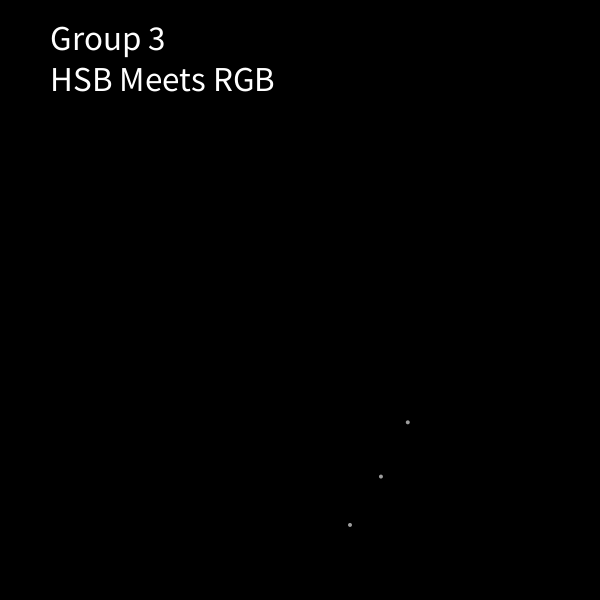
Frame 1 (no input)
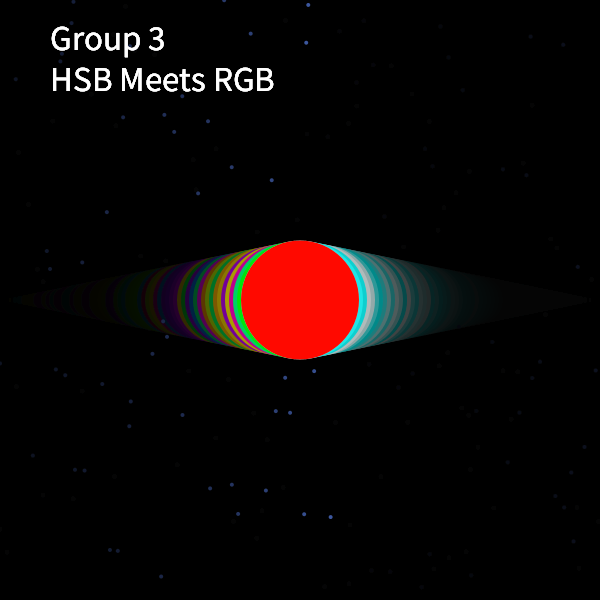
Frame 60 (the mouse pressed at the canvas centre just before this capture)
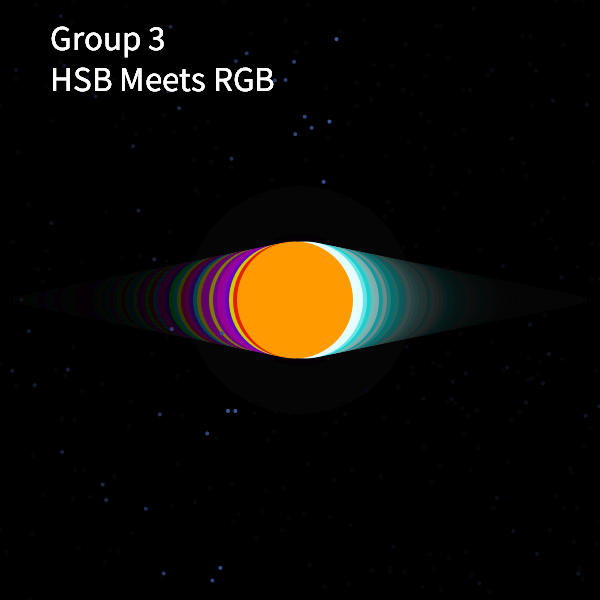
Frame 120 (the mouse held since frame 60 and released just before this capture)

The Processing sketch that drew these frames (run headless with seeded random() and noise(); from frame 60 on, the mouse is pressed at the canvas centre):

// Processing sketch: processing_73346
// ── processing_73346.pde

//Declaring all global variables
float xPos=0;
float yPos=0;
float yPosInvert=0;
float xPosInvert=0;
float xline=0;
int circlesize=0;
int circlex=0;
int circlesize2=0;
int circlex2=0;
float i=50;
float r=50;

//-----------------------------------------------------
void setup() {//Start of void setup
frameRate(20);  // slows frame rate to 20
background(0);
smooth();
size(600, 600);
yPos=height/2;
xPos=height/2;
yPosInvert=height/2-50;
xPosInvert=height/2+50;
circlex=height;
float i=50;
}//End of void setup
//-----------------------------------------------------
void draw() {//Start of void draw
fill(0, 0, 0, 25);
rect(0, 0, width, height);
drawupperdots();
drawupperdots();
drawupperdots();
drawlowerdots();
drawlowerdots();
drawlowerdots();

circle();
circletop();
}//End of void draw
//----------------------------------------------------
void ring() {//Start of void ring
colorMode(RGB);
noStroke();
fill(random(255),random(255),random(255));
ellipse(height/2, width/2, i, i);
i += 40*cos(radians(r)) ;
i += 40*sin(radians(r));
r +=20;
}//End of void Ring
//-----------------------------------------------------
void drawupperdots() {//Start of void drawupperline
noStroke();
fill(158, 158, 158);
ellipse(xPos, yPos-random(height), 4, 4); 
xPos = xPos + random(9);
if (yPos<300) {//Start of "if" statement
yPos = yPos+1;
}//End of "if" statement
else {//Start of "else" statement
yPos = yPos-25;
xPos+=25;
}//End of "else" statement
if (xPos<width) {//Start of "else" statement
xPos+=1;
}//End of "if" statement
else {//Start of "else" statement
xPos=0;
}//End of "else" statement
}//End of void drawupperline

//-----------------------------------------------------
void drawlowerdots() {//Start of void drawlowerline
noStroke();
fill(158, 158, 158);
ellipse(xPosInvert, yPosInvert+random(height), 4, 4);
xPosInvert = xPosInvert + (random(9));
if (yPosInvert>300) {//Start of "if" statement
yPosInvert = yPosInvert-1;
}//End of "if" statement
else {//Start of "else" statement
yPosInvert = yPosInvert+25;
xPosInvert+=25;
}//End of "else" statement
if (xPosInvert<width) {//Start of "if" statement
xPosInvert+=1;
}//End of "if" statement
else {//Start of "else" statement
xPosInvert=0;
}//End of "else" statement
}//End of void drawlowerline
//-----------------------------------------------------

void circle() {//Start of void circle
colorMode(RGB);
fill(255, 255, 255);
textSize(35);
text("Group 3\nHSB Meets RGB", 50, 50, 12);
fill(random(255), 255, 255);
if (circlex > width/2) {//Start of "if" statement
ellipse((circlex)=(circlex)-5, (width/2), circlesize++, circlesize++);
}//End of "if" statement
else {//Start of "else" statement
circlex = width;
circlesize=0; 

}//End of "else" statement
}//End of void circle
//------------------------------------------------------
void circletop() {//Start of void circletop
colorMode(HSB);
fill(random(255), 255, 255);
if (circlex2 < width/2) {//Start of "if" statement
ellipse((circlex2)=(circlex2)+5, (width/2), circlesize2++, circlesize2++);
}//End of "if" statement
else {//Start of "else" statement
circlex2 = 0;
circlesize2=0;
for (int x=0; x<10; x++){
  ring();// creates crash effect
}
}//End of "else" statement
}//End of void circletop
